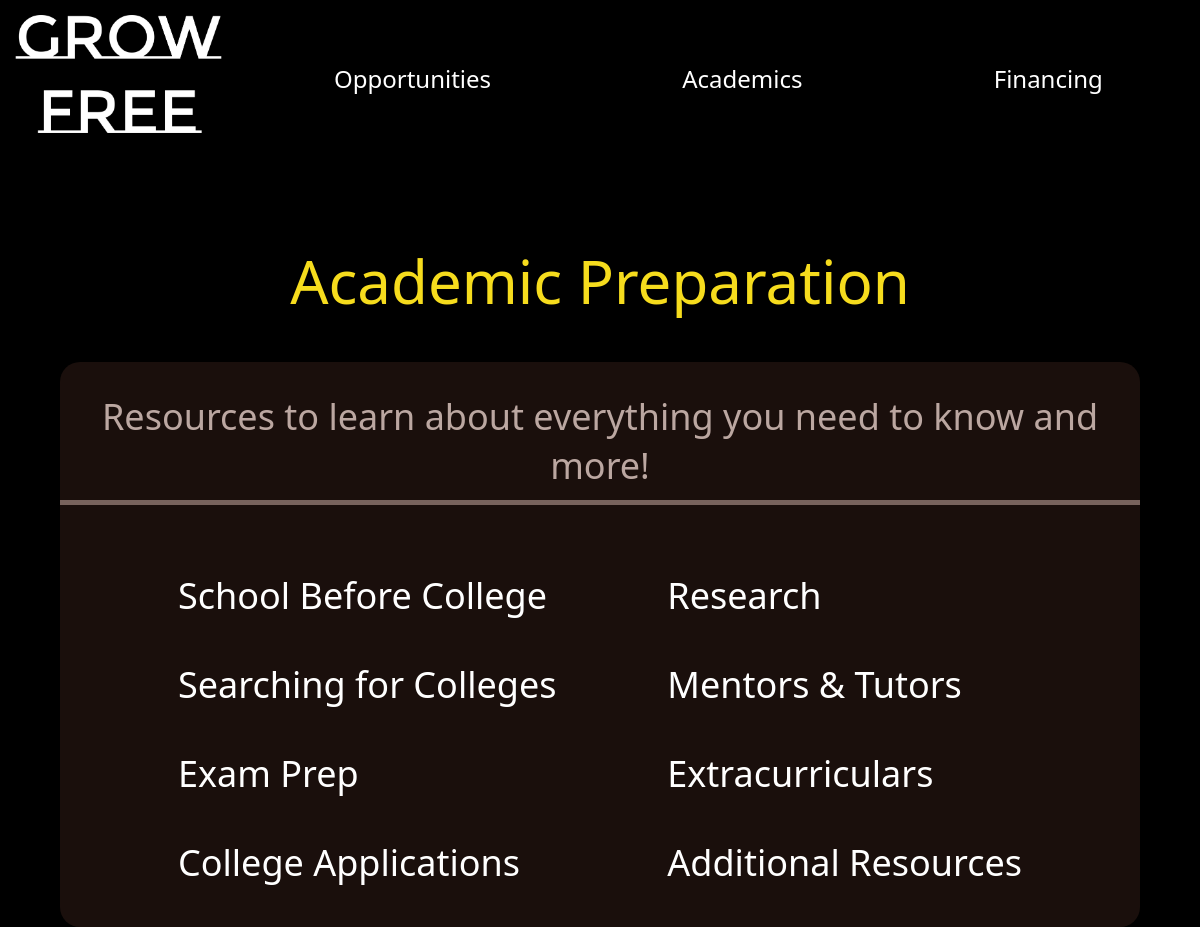
Page /academics on the earlier database version.
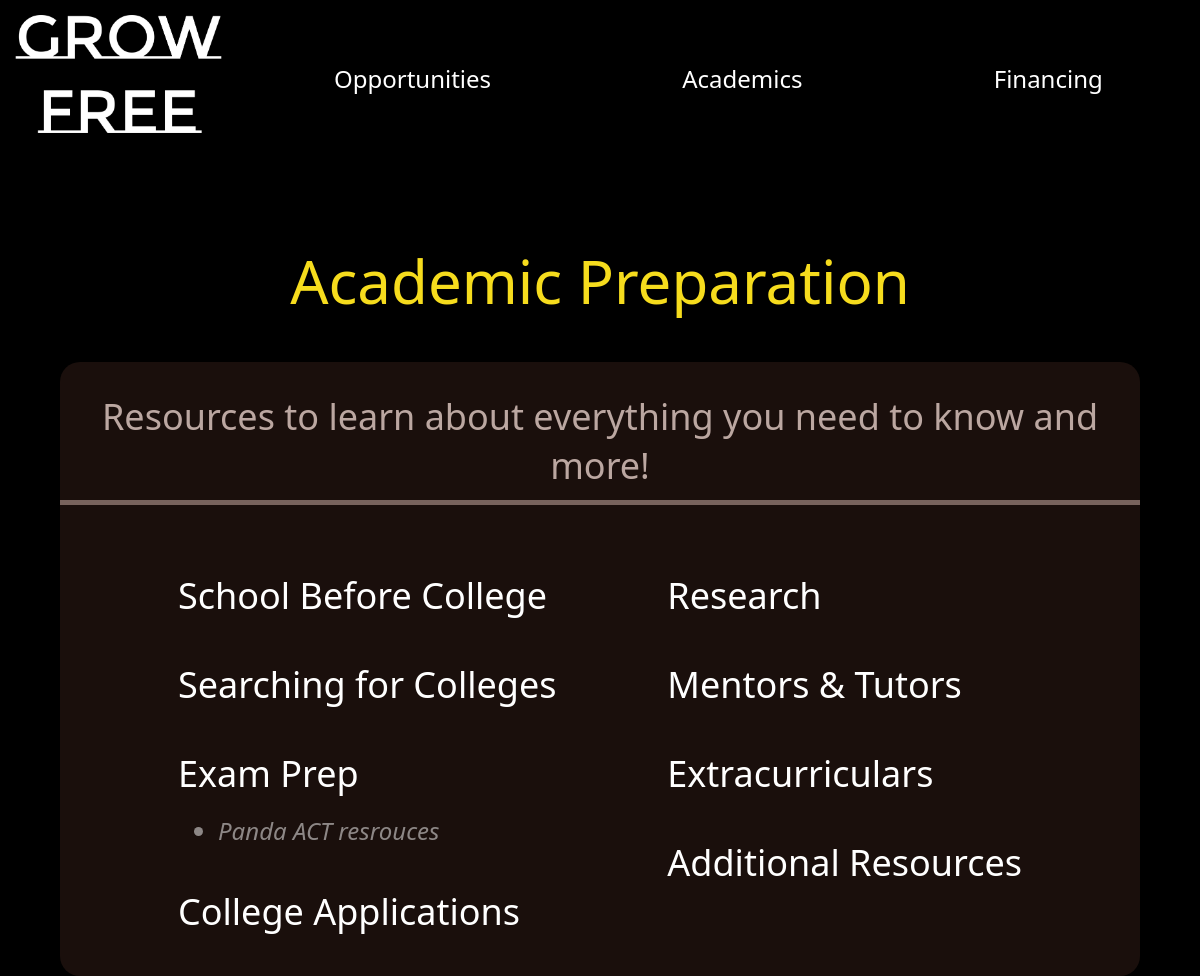
Same page on the later database version.
### base/models.py (models this page shows, shortened)
class college_help(models.Model):
    name = models.CharField(max_length=300)
    url = models.URLField()
    resource_type = models.CharField(max_length=100 , choices=college_resource_type)
    topic = models.CharField(max_length=200 , choices=college_resource_topic)

### base/views.py (the view)
# urls.py: path('academics' , views.academic_screen, name="academics"),
def academic_screen(request):
    context = {
        "data" :  models.college_help.objects.filter(resource_type="academics")}
    return render(request, "academics.html" , context)

### templates/academics.html (shortened to what this page needs)
{% load static %}
<!DOCTYPE html>
<html lang="en">
<head>
  <link rel="stylesheet" href="{% static 'css/academics.css' %}">
</head>
<body>
  <div>
    <div class="navBar" id="navBar">
      <a href="{% url 'index' %}">
        <img src="{% static 'assets/logo.png' %}" alt="logo" id="logo">
      </a>
      <nav>
        <a href="{% url 'resources' %}">Opportunities</a>
        <a href="{% url 'academics' %}">Academics</a>
        <a href="{% url 'finance' %}">Financing</a>
      </nav>
    </div>
    <div class="container">
      <h1>Academic Preparation</h1>
      <div class="bg">
        <h2>Resources to learn about everything you need to know and more!</h2>
        <row class="main">
          <div class="leftSide">
            <div class="section">
            <h3>School Before College</h3>
          </div>
            <div class="section">
              <h3>Searching for Colleges</h3>
            </div>
            <div class="section">
              <h3>Exam Prep</h3>
              <ul>
              {% for i in data %}
              {% if i.topic == "Exam_Prep" %}
                <li><a href="{{ i.url }}">{{i.name}}</a></li>
              {%endif %}
              {% endfor %}
              </ul>
            </div>
            <div class="section">
              <h3>College Applications</h3>
            </div>
          </div>
          <div class="rightSide">
            <div class="section">
              <h3>Research</h3>
            </div>
            <div class="section">
              <h3>Mentors & Tutors</h3>
            </div>
            <div class="section">
              <h3>Extracurriculars</h3>
            </div>
            <div class="section">
              <h3>Additional Resources</h3>
            </div>
          </div>
        </row>
      </div>
    </div>
  </div>
</body>
</html>

Differences in the rows shown:
added college_help: name "Panda ACT resrouces"
